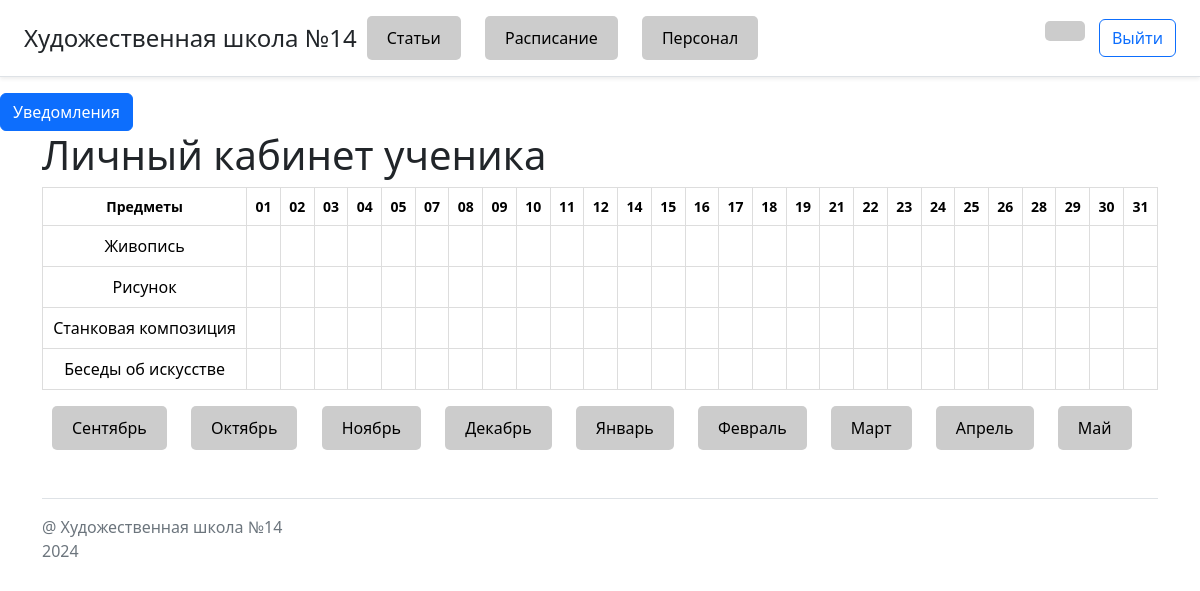
The page /lk_student.php on the database its author committed.
### tables this page shows
CREATE TABLE `subjects` (
  `id` int(2) NOT NULL,
  `name` varchar(75) NOT NULL
);

### lk_student.php (the view, shortened to what this page needs)
<!DOCTYPE html>
<html lang="ru">
<head>
    <link rel="stylesheet" href="css/style.css">
    <link rel="stylesheet" href="https://cdn.jsdelivr.net/npm/bootstrap@5.2.2/dist/css/bootstrap.min.css">
</head>
<body>
<?php
require "blocks/lk_header.php";
require "connect.php";
$month = isset($_GET['month']) ? $_GET['month'] : date('m');
$year = isset($_GET['year']) ? $_GET['year'] : date('Y');
$dates = array();
$days_in_month = date('t', mktime(0, 0, 0, $month, 1, $year));
for ($i = 1; $i <= $days_in_month; $i++) {
    $day = date("Y-m-d", mktime(0, 0, 0, $month, $i, $year));
    if (date("N", strtotime($day)) != 7) {
        $dates[] = date("d", strtotime($day));
    }
}
$query_subjects = "SELECT id, name FROM subjects";
$result_subjects = mysqli_query($connect, $query_subjects);
?>
<a href="notifications.php" class="btn btn-primary me-2">
    <i class="bi bi-bell"></i> Уведомления
</a>
<div class="container">
    <div class="row">
        <div class="col">
            <h1>Личный кабинет ученика</h1>
            <div id="tableContainer">
                <table class="table">
                    <thead>
                    <tr>
                        <th><strong>Предметы</strong></th>
                        <?php
                        foreach ($dates as $date) {
                            echo "<th><strong>$date</strong></th>";
                        }
                        ?>
                    </tr>
                    </thead>
                    <tbody id="tableBody">
                    <?php
                    while ($subject_row = mysqli_fetch_assoc($result_subjects)) {
                        echo "<tr>";
                        echo "<td>" . $subject_row['name'] . "</td>";
                        foreach ($dates as $date) {
                            $student_id = $_SESSION['users']['id'];
                            $subject_id = $subject_row['id'];
                            $query_grades = "SELECT grade FROM grades WHERE student_id = '$student_id' AND subject_id = '$subject_id' AND date = DATE_FORMAT('$year-$month-$date', '%Y-%m-%d')";
                            $result_grades = mysqli_query($connect, $query_grades);
                            $grade_row = mysqli_fetch_assoc($result_grades);
                            echo "<td>" . ($grade_row ? intval($grade_row['grade']) : "") . "</td>";
                        }
                        echo "</tr>";
                    }
                    ?>
                    </tbody>
                </table>
            </div>
            <div>
                <a href="?month=9&year=2023" class="month-button">Сентябрь</a>
                <a href="?month=10&year=2023" class="month-button">Октябрь</a>
                <a href="?month=11&year=2023" class="month-button">Ноябрь</a>
                <a href="?month=12&year=2023" class="month-button">Декабрь</a>
                <a href="?month=1&year=2024" class="month-button">Январь</a>
                <a href="?month=2&year=2024" class="month-button">Февраль</a>
                <a href="?month=3&year=2024" class="month-button">Март</a>
                <a href="?month=4&year=2024" class="month-button">Апрель</a>
                <a href="?month=5&year=2024" class="month-button">Май</a>
            </div>
        </div>
    </div>
</div>
<?php require 'blocks/footer.php';  ?>

### css/style.css (style rules this page uses)
th { font-weight: normal; font-size: 14px; color: #000000; margin-right: unset; margin-left: unset; padding: 10px 12px; background: white; }
td { color: #000000; border-top: 1px solid white; padding: 10px 12px; background: rgb(255, 255, 255); transition: .3s; text-align: justify; }
.table { width: 100%; border-collapse: collapse; }
.table th, .table td { padding: 8px; border: 1px solid #ddd; text-align: center; }
.table th { background-color: #f2f2f2; }

### lk_student.php (style rules this page uses)
.month-button { display: inline-block; padding: 10px 20px; background-color: #ccc; color: black; text-decoration: none; border: none; border-radius: 5px; cursor: pointer; margin: 0 10px; }

### rows shown on the page
subjects: name "Живопись"
subjects: name "Рисунок"
subjects: name "Станковая композиция"
subjects: name "Беседы об искусстве"

### other values the page prints
$date "01"
$date "02"
$date "03"
$date "04"
$date "05"
$date "07"
$date "08"
$date "09"
$date "10"
$date "11"
$date "12"
$date "14"
$date "15"
$date "16"
$date "17"
